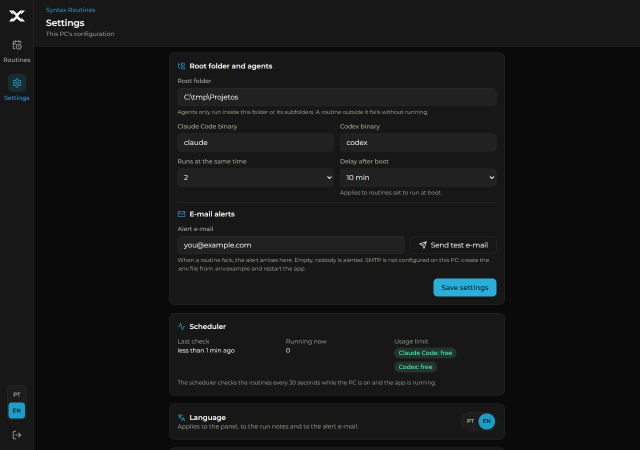
#> input picture docs/assets/screenshots/ajustes-en.png, 1280 x 900 px, given in place of login.png, which was not available (shown at 1/2 size)
$ python site-images.py
#> lines starting #> are read from the running program, lines starting #| are printed output that depends on the picture; pictures that were not available may be replaced by others from this repository, and a replacement may not be noted
"""Gera as imagens da landing page (site/img/) a partir das capturas de docs/assets/screenshots/.

  python scripts/site-images.py

Os originais nao sao alterados. Para cada captura saem webp em tres larguras (srcset) e um png
reduzido como fallback. Precisa do Pillow (`pip install pillow`).
"""
from __future__ import annotations

from pathlib import Path

from PIL import Image

ROOT = Path(__file__).resolve().parent.parent
SRC = ROOT / "docs" / "assets" / "screenshots"
OUT = ROOT / "site" / "img"

# nome: larguras do srcset (a maior nunca passa do original)
PLAN = {
    "dashboard": (640, 960, 1280),
    "dashboard-en": (640, 960, 1280),
    "dashboard-mobile": (390,),
    "dashboard-mobile-en": (390,),
    "rotinas": (640, 960, 1280),
    "modal-agente": (640, 960, 1280),
    "modal-script": (640, 960, 1280),
    "ajustes": (640, 960, 1280),
    "modal-agente-en": (640, 960, 1280),
    "modal-script-en": (640, 960, 1280),
    "ajustes-en": (640, 960, 1280),
    "rotinas-mobile": (390,),
}
FALLBACK_WIDTH = {"rotinas-mobile": 390, "dashboard-mobile": 390, "dashboard-mobile-en": 390, "login-card": 680}
# recorte (nome de saida: origem, caixa) para o fundo do fecho: so o cartao de senha, sem o titulo
CROPS = {"login-card": ("login", (600, 0, 1280, 900))}


def resize(im: Image.Image, width: int) -> Image.Image:
    if width >= im.width:
        return im.copy()
    height = round(im.height * width / im.width)
    return im.resize((width, height), Image.Resampling.LANCZOS)


def main() -> None:
    OUT.mkdir(parents=True, exist_ok=True)
    for name, (source, box) in CROPS.items():
        Image.open(SRC / f"{source}.png").convert("RGB").crop(box).save(OUT / f"{name}.png", "PNG", optimize=True)
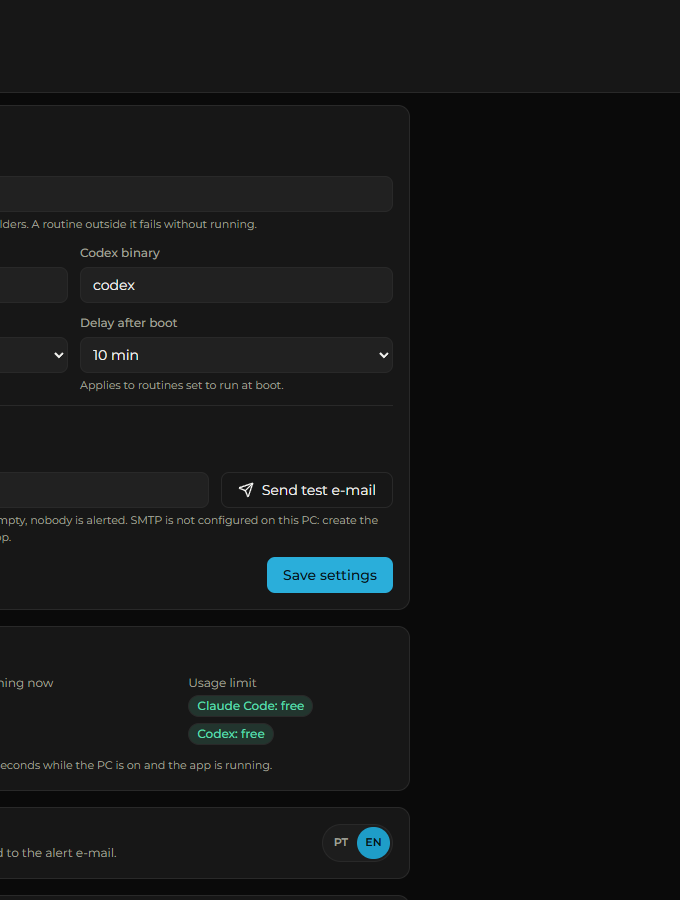
#> saved as login-card.png: PIL image 680x900 RGB; mean R, G, B 20.1, 21.4, 21.6
        PLAN[name] = (680,)
    for name, widths in PLAN.items():
        im = Image.open((OUT if name in CROPS else SRC) / f"{name}.png").convert("RGB")
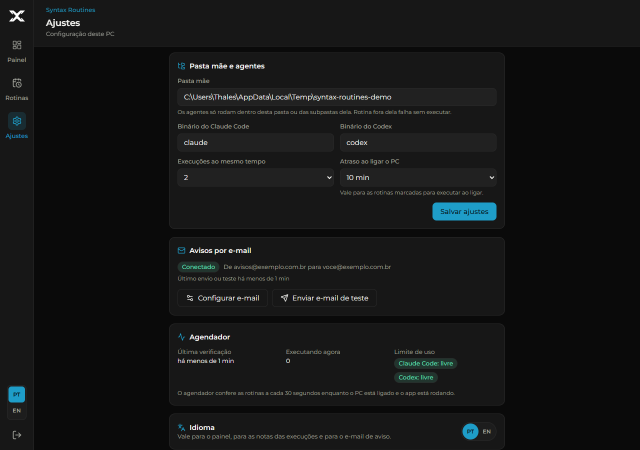
#> input picture docs/assets/screenshots/ajustes.png, 1280 x 900 px, given in place of dashboard.png, which was not available (shown at 1/2 size)
#> im is the input picture: PIL image 1280x900 RGB; mean R, G, B 20.6, 21.6, 21.6
        for w in widths:
            out = OUT / f"{name}-{w}.webp"
            resize(im, w).save(out, "WEBP", quality=82, method=6)
            print(f"{out.relative_to(ROOT)}  {out.stat().st_size // 1024} KB")
#> this loop made 1 pass
#> pass 1, in main, `resize(im, w).save(out, "WEBP", quality=82, method=6)`:
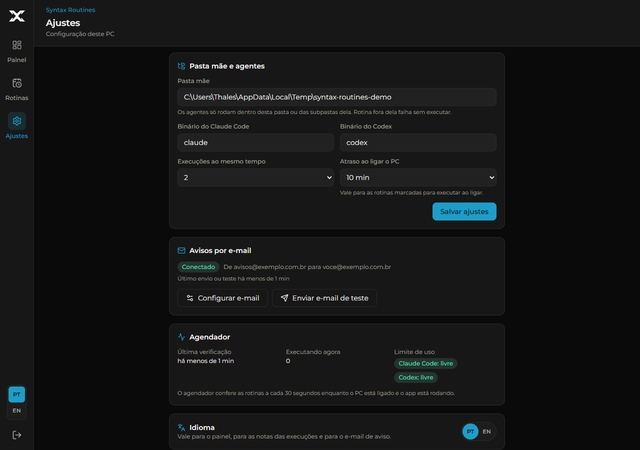
#> saved as dashboard-640.webp: PIL image 640x450 RGB; mean R, G, B 20.6, 21.6, 21.6
        fw = FALLBACK_WIDTH.get(name, 960)
        png = OUT / f"{name}.png"
        resize(im, fw).quantize(colors=256, method=Image.Quantize.FASTOCTREE, dither=Image.Dither.FLOYDSTEINBERG).save(
            png, "PNG", optimize=True
        )
        print(f"{png.relative_to(ROOT)}  {png.stat().st_size // 1024} KB")


if __name__ == "__main__":
#> (the run stopped early here; a loop or call above may not have finished)
